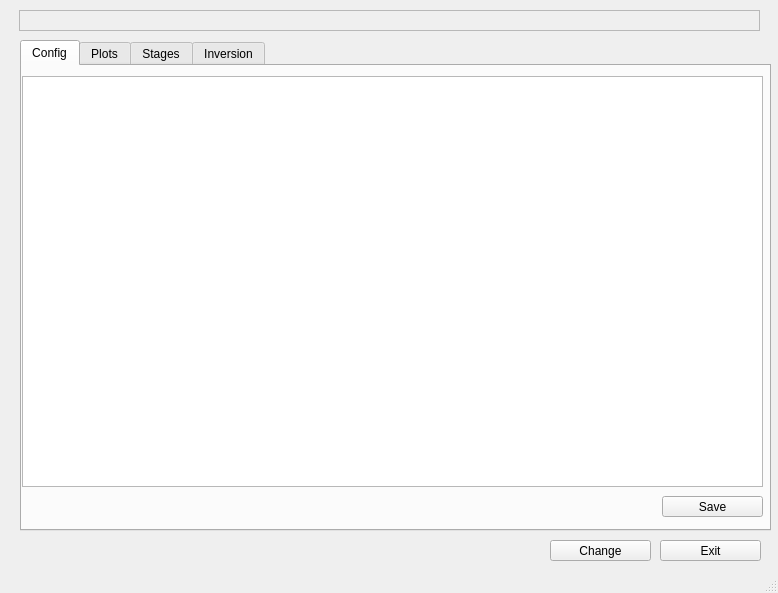
<?xml version="1.0" encoding="UTF-8"?>
<ui version="4.0">
 <class>MainWindow</class>
 <widget class="QMainWindow" name="MainWindow">
  <property name="geometry">
   <rect>
    <x>0</x>
    <y>0</y>
    <width>778</width>
    <height>593</height>
   </rect>
  </property>
  <property name="windowTitle">
   <string>MainWindow</string>
  </property>
  <property name="windowOpacity">
   <double>1.000000000000000</double>
  </property>
  <property name="toolTip">
   <string>Open another working directory</string>
  </property>
  <widget class="QWidget" name="centralwidget">
   <widget class="QTabWidget" name="tabWidget_MainTabs">
    <property name="enabled">
     <bool>true</bool>
    </property>
    <property name="geometry">
     <rect>
      <x>20</x>
      <y>40</y>
      <width>751</width>
      <height>491</height>
     </rect>
    </property>
    <property name="currentIndex">
     <number>0</number>
    </property>
    <widget class="QWidget" name="tab_config">
     <attribute name="icon">
      <iconset>
       <normaloff>icons/icons8-services-48.png</normaloff>icons/icons8-services-48.png</iconset>
     </attribute>
     <attribute name="title">
      <string>Config</string>
     </attribute>
     <widget class="QTextEdit" name="textEdit_ConfigEditor">
      <property name="geometry">
       <rect>
        <x>0</x>
        <y>10</y>
        <width>741</width>
        <height>411</height>
       </rect>
      </property>
      <property name="autoFillBackground">
       <bool>false</bool>
      </property>
     </widget>
     <widget class="QPushButton" name="pushButton_SaveConfig">
      <property name="geometry">
       <rect>
        <x>640</x>
        <y>430</y>
        <width>101</width>
        <height>21</height>
       </rect>
      </property>
      <property name="text">
       <string>Save</string>
      </property>
      <property name="icon">
       <iconset>
        <normaloff>icons/icons8-save-48.png</normaloff>icons/icons8-save-48.png</iconset>
      </property>
      <property name="iconSize">
       <size>
        <width>16</width>
        <height>16</height>
       </size>
      </property>
     </widget>
    </widget>
    <widget class="QWidget" name="tab_plots">
     <attribute name="icon">
      <iconset>
       <normaloff>icons/icons8-world-map-40.png</normaloff>icons/icons8-world-map-40.png</iconset>
     </attribute>
     <attribute name="title">
      <string>Plots</string>
     </attribute>
     <widget class="QGraphicsView" name="graphicsView_PlotView">
      <property name="geometry">
       <rect>
        <x>0</x>
        <y>10</y>
        <width>741</width>
        <height>411</height>
       </rect>
      </property>
     </widget>
     <widget class="QPushButton" name="pushButton_Plot">
      <property name="enabled">
       <bool>false</bool>
      </property>
      <property name="geometry">
       <rect>
        <x>470</x>
        <y>430</y>
        <width>101</width>
        <height>21</height>
       </rect>
      </property>
      <property name="text">
       <string>Plot</string>
      </property>
      <property name="icon">
       <iconset>
        <normaloff>icons/icons8-globe-48.png</normaloff>icons/icons8-globe-48.png</iconset>
      </property>
     </widget>
     <widget class="QComboBox" name="comboBox_GridList">
      <property name="geometry">
       <rect>
        <x>0</x>
        <y>430</y>
        <width>461</width>
        <height>21</height>
       </rect>
      </property>
      <property name="currentText">
       <string/>
      </property>
     </widget>
     <widget class="QPushButton" name="pushButton_Spectrum">
      <property name="enabled">
       <bool>false</bool>
      </property>
      <property name="geometry">
       <rect>
        <x>580</x>
        <y>430</y>
        <width>101</width>
        <height>21</height>
       </rect>
      </property>
      <property name="text">
       <string>Spectrum</string>
      </property>
      <property name="icon">
       <iconset>
        <normaloff>icons/icons8-line-chart-64.png</normaloff>icons/icons8-line-chart-64.png</iconset>
      </property>
     </widget>
     <widget class="QPushButton" name="pushButton_ZoomOut">
      <property name="enabled">
       <bool>false</bool>
      </property>
      <property name="geometry">
       <rect>
        <x>690</x>
        <y>430</y>
        <width>21</width>
        <height>21</height>
       </rect>
      </property>
      <property name="text">
       <string/>
      </property>
      <property name="icon">
       <iconset>
        <normaloff>icons/zoom-out-3-16.png</normaloff>icons/zoom-out-3-16.png</iconset>
      </property>
      <property name="iconSize">
       <size>
        <width>12</width>
        <height>12</height>
       </size>
      </property>
     </widget>
     <widget class="QPushButton" name="pushButton_ZoomIn">
      <property name="enabled">
       <bool>false</bool>
      </property>
      <property name="geometry">
       <rect>
        <x>720</x>
        <y>430</y>
        <width>21</width>
        <height>21</height>
       </rect>
      </property>
      <property name="text">
       <string/>
      </property>
      <property name="icon">
       <iconset>
        <normaloff>icons/zoom-in-3-16.png</normaloff>icons/zoom-in-3-16.png</iconset>
      </property>
      <property name="iconSize">
       <size>
        <width>12</width>
        <height>12</height>
       </size>
      </property>
     </widget>
    </widget>
    <widget class="QWidget" name="tab_stages">
     <attribute name="icon">
      <iconset>
       <normaloff>icons/icons8-checklist-48.png</normaloff>icons/icons8-checklist-48.png</iconset>
     </attribute>
     <attribute name="title">
      <string>Stages</string>
     </attribute>
     <widget class="QPushButton" name="pushButton_CalculateTesseroidsFields">
      <property name="geometry">
       <rect>
        <x>0</x>
        <y>70</y>
        <width>211</width>
        <height>51</height>
       </rect>
      </property>
      <property name="font">
       <font>
        <pointsize>9</pointsize>
       </font>
      </property>
      <property name="toolTip">
       <string>Calculate the effect of each tesseroid in the model</string>
      </property>
      <property name="layoutDirection">
       <enum>Qt::LeftToRight</enum>
      </property>
      <property name="text">
       <string>Calculate individual fields</string>
      </property>
      <property name="icon">
       <iconset>
        <normaloff>icons/magnetic-field-2.png</normaloff>icons/magnetic-field-2.png</iconset>
      </property>
      <property name="iconSize">
       <size>
        <width>32</width>
        <height>32</height>
       </size>
      </property>
     </widget>
     <widget class="QPushButton" name="pushButton_CreateDesignMatrix">
      <property name="geometry">
       <rect>
        <x>0</x>
        <y>130</y>
        <width>211</width>
        <height>51</height>
       </rect>
      </property>
      <property name="font">
       <font>
        <pointsize>9</pointsize>
       </font>
      </property>
      <property name="toolTip">
       <string>Create design matrix for inversion</string>
      </property>
      <property name="layoutDirection">
       <enum>Qt::LeftToRight</enum>
      </property>
      <property name="text">
       <string>Create design matrix</string>
      </property>
      <property name="icon">
       <iconset>
        <normaloff>icons/matrix.png</normaloff>icons/matrix.png</iconset>
      </property>
      <property name="iconSize">
       <size>
        <width>32</width>
        <height>32</height>
       </size>
      </property>
     </widget>
     <widget class="QPushButton" name="pushButton_CreateTesseroidModel">
      <property name="geometry">
       <rect>
        <x>0</x>
        <y>10</y>
        <width>211</width>
        <height>51</height>
       </rect>
      </property>
      <property name="font">
       <font>
        <pointsize>9</pointsize>
       </font>
      </property>
      <property name="toolTip">
       <string>Create tesseroid model</string>
      </property>
      <property name="layoutDirection">
       <enum>Qt::LeftToRight</enum>
      </property>
      <property name="text">
       <string>Create tesseroid model</string>
      </property>
      <property name="icon">
       <iconset>
        <normaloff>icons/topographic-vector-terrain-3-original.png</normaloff>icons/topographic-vector-terrain-3-original.png</iconset>
      </property>
      <property name="iconSize">
       <size>
        <width>32</width>
        <height>32</height>
       </size>
      </property>
     </widget>
     <widget class="QCheckBox" name="checkBox_InspectChecksums">
      <property name="geometry">
       <rect>
        <x>20</x>
        <y>250</y>
        <width>171</width>
        <height>20</height>
       </rect>
      </property>
      <property name="text">
       <string>Monitor checksums</string>
      </property>
     </widget>
     <widget class="QFrame" name="frame_2">
      <property name="geometry">
       <rect>
        <x>230</x>
        <y>10</y>
        <width>51</width>
        <height>51</height>
       </rect>
      </property>
      <property name="frameShape">
       <enum>QFrame::StyledPanel</enum>
      </property>
      <property name="frameShadow">
       <enum>QFrame::Raised</enum>
      </property>
      <widget class="QLabel" name="label_IndicatorCreateTesseroidModel">
       <property name="geometry">
        <rect>
         <x>5</x>
         <y>5</y>
         <width>41</width>
         <height>41</height>
        </rect>
       </property>
       <property name="text">
        <string/>
       </property>
       <property name="pixmap">
        <pixmap>icons/icons8-delete-48.png</pixmap>
       </property>
       <property name="alignment">
        <set>Qt::AlignCenter</set>
       </property>
      </widget>
     </widget>
     <widget class="QFrame" name="frame_3">
      <property name="geometry">
       <rect>
        <x>230</x>
        <y>70</y>
        <width>51</width>
        <height>51</height>
       </rect>
      </property>
      <property name="frameShape">
       <enum>QFrame::StyledPanel</enum>
      </property>
      <property name="frameShadow">
       <enum>QFrame::Raised</enum>
      </property>
      <widget class="QLabel" name="label_IndicatorCalculateTesseroidsFields">
       <property name="geometry">
        <rect>
         <x>5</x>
         <y>5</y>
         <width>41</width>
         <height>41</height>
        </rect>
       </property>
       <property name="text">
        <string/>
       </property>
       <property name="pixmap">
        <pixmap>icons/icons8-delete-48.png</pixmap>
       </property>
       <property name="alignment">
        <set>Qt::AlignCenter</set>
       </property>
      </widget>
     </widget>
     <widget class="QFrame" name="frame_4">
      <property name="geometry">
       <rect>
        <x>230</x>
        <y>130</y>
        <width>51</width>
        <height>51</height>
       </rect>
      </property>
      <property name="frameShape">
       <enum>QFrame::StyledPanel</enum>
      </property>
      <property name="frameShadow">
       <enum>QFrame::Raised</enum>
      </property>
      <widget class="QLabel" name="label_IndicatorCreateDesignMatrix">
       <property name="geometry">
        <rect>
         <x>5</x>
         <y>5</y>
         <width>41</width>
         <height>41</height>
        </rect>
       </property>
       <property name="text">
        <string/>
       </property>
       <property name="pixmap">
        <pixmap>icons/icons8-delete-48.png</pixmap>
       </property>
       <property name="alignment">
        <set>Qt::AlignCenter</set>
       </property>
      </widget>
     </widget>
     <widget class="QPushButton" name="pushButton_ExecuteAll">
      <property name="geometry">
       <rect>
        <x>0</x>
        <y>190</y>
        <width>211</width>
        <height>50</height>
       </rect>
      </property>
      <property name="font">
       <font>
        <pointsize>9</pointsize>
       </font>
      </property>
      <property name="layoutDirection">
       <enum>Qt::LeftToRight</enum>
      </property>
      <property name="text">
       <string>Run all stages</string>
      </property>
      <property name="icon">
       <iconset>
        <normaloff>icons/c0c08cb62956aa05284daf6222b4b509.png</normaloff>icons/c0c08cb62956aa05284daf6222b4b509.png</iconset>
      </property>
      <property name="iconSize">
       <size>
        <width>32</width>
        <height>32</height>
       </size>
      </property>
     </widget>
    </widget>
    <widget class="QWidget" name="tab_inversion">
     <attribute name="icon">
      <iconset>
       <normaloff>icons/Layers.png</normaloff>icons/Layers.png</iconset>
     </attribute>
     <attribute name="title">
      <string>Inversion</string>
     </attribute>
     <widget class="QPushButton" name="pushButton_Invert">
      <property name="geometry">
       <rect>
        <x>615</x>
        <y>430</y>
        <width>121</width>
        <height>21</height>
       </rect>
      </property>
      <property name="layoutDirection">
       <enum>Qt::LeftToRight</enum>
      </property>
      <property name="text">
       <string>Invert</string>
      </property>
      <property name="icon">
       <iconset>
        <normaloff>icons/Start.png</normaloff>icons/Start.png</iconset>
      </property>
      <property name="iconSize">
       <size>
        <width>16</width>
        <height>16</height>
       </size>
      </property>
     </widget>
     <widget class="QFrame" name="frame_5">
      <property name="geometry">
       <rect>
        <x>0</x>
        <y>30</y>
        <width>741</width>
        <height>391</height>
       </rect>
      </property>
      <property name="frameShape">
       <enum>QFrame::StyledPanel</enum>
      </property>
      <property name="frameShadow">
       <enum>QFrame::Raised</enum>
      </property>
      <widget class="QGraphicsView" name="graphicsView_ResultPlotView">
       <property name="enabled">
        <bool>false</bool>
       </property>
       <property name="geometry">
        <rect>
         <x>190</x>
         <y>10</y>
         <width>541</width>
         <height>371</height>
        </rect>
       </property>
      </widget>
      <widget class="QListWidget" name="listWidget_ResultsList">
       <property name="geometry">
        <rect>
         <x>10</x>
         <y>10</y>
         <width>171</width>
         <height>371</height>
        </rect>
       </property>
      </widget>
     </widget>
    </widget>
   </widget>
   <widget class="QPushButton" name="pushButton_Exit">
    <property name="geometry">
     <rect>
      <x>660</x>
      <y>540</y>
      <width>101</width>
      <height>21</height>
     </rect>
    </property>
    <property name="layoutDirection">
     <enum>Qt::LeftToRight</enum>
    </property>
    <property name="text">
     <string>Exit</string>
    </property>
    <property name="icon">
     <iconset>
      <normaloff>icons/icons8-exit-48.png</normaloff>icons/icons8-exit-48.png</iconset>
    </property>
    <property name="iconSize">
     <size>
      <width>16</width>
      <height>16</height>
     </size>
    </property>
   </widget>
   <widget class="QPushButton" name="pushButton_ChangeFolder">
    <property name="enabled">
     <bool>true</bool>
    </property>
    <property name="geometry">
     <rect>
      <x>550</x>
      <y>540</y>
      <width>101</width>
      <height>21</height>
     </rect>
    </property>
    <property name="text">
     <string>Change</string>
    </property>
    <property name="icon">
     <iconset>
      <normaloff>icons/icons8-opened-folder-40.png</normaloff>icons/icons8-opened-folder-40.png</iconset>
    </property>
    <property name="iconSize">
     <size>
      <width>16</width>
      <height>16</height>
     </size>
    </property>
   </widget>
   <widget class="QFrame" name="frame">
    <property name="geometry">
     <rect>
      <x>19</x>
      <y>10</y>
      <width>741</width>
      <height>21</height>
     </rect>
    </property>
    <property name="frameShape">
     <enum>QFrame::StyledPanel</enum>
    </property>
    <property name="frameShadow">
     <enum>QFrame::Raised</enum>
    </property>
    <widget class="QLabel" name="label_CurrentFolder">
     <property name="geometry">
      <rect>
       <x>30</x>
       <y>0</y>
       <width>701</width>
       <height>20</height>
      </rect>
     </property>
     <property name="font">
      <font>
       <pointsize>9</pointsize>
      </font>
     </property>
     <property name="text">
      <string/>
     </property>
     <property name="pixmap">
      <pixmap>icons/icons8-folder-16.png</pixmap>
     </property>
    </widget>
    <widget class="QLabel" name="label">
     <property name="geometry">
      <rect>
       <x>10</x>
       <y>2</y>
       <width>21</width>
       <height>16</height>
      </rect>
     </property>
     <property name="text">
      <string/>
     </property>
     <property name="pixmap">
      <pixmap>icons/icons8-folder-16.png</pixmap>
     </property>
    </widget>
   </widget>
   <zorder>pushButton_Exit</zorder>
   <zorder>tabWidget_MainTabs</zorder>
   <zorder>pushButton_ChangeFolder</zorder>
   <zorder>frame</zorder>
  </widget>
  <widget class="QStatusBar" name="statusbar"/>
  <action name="actionClose">
   <property name="text">
    <string>Close</string>
   </property>
  </action>
 </widget>
 <resources/>
 <connections/>
</ui>
